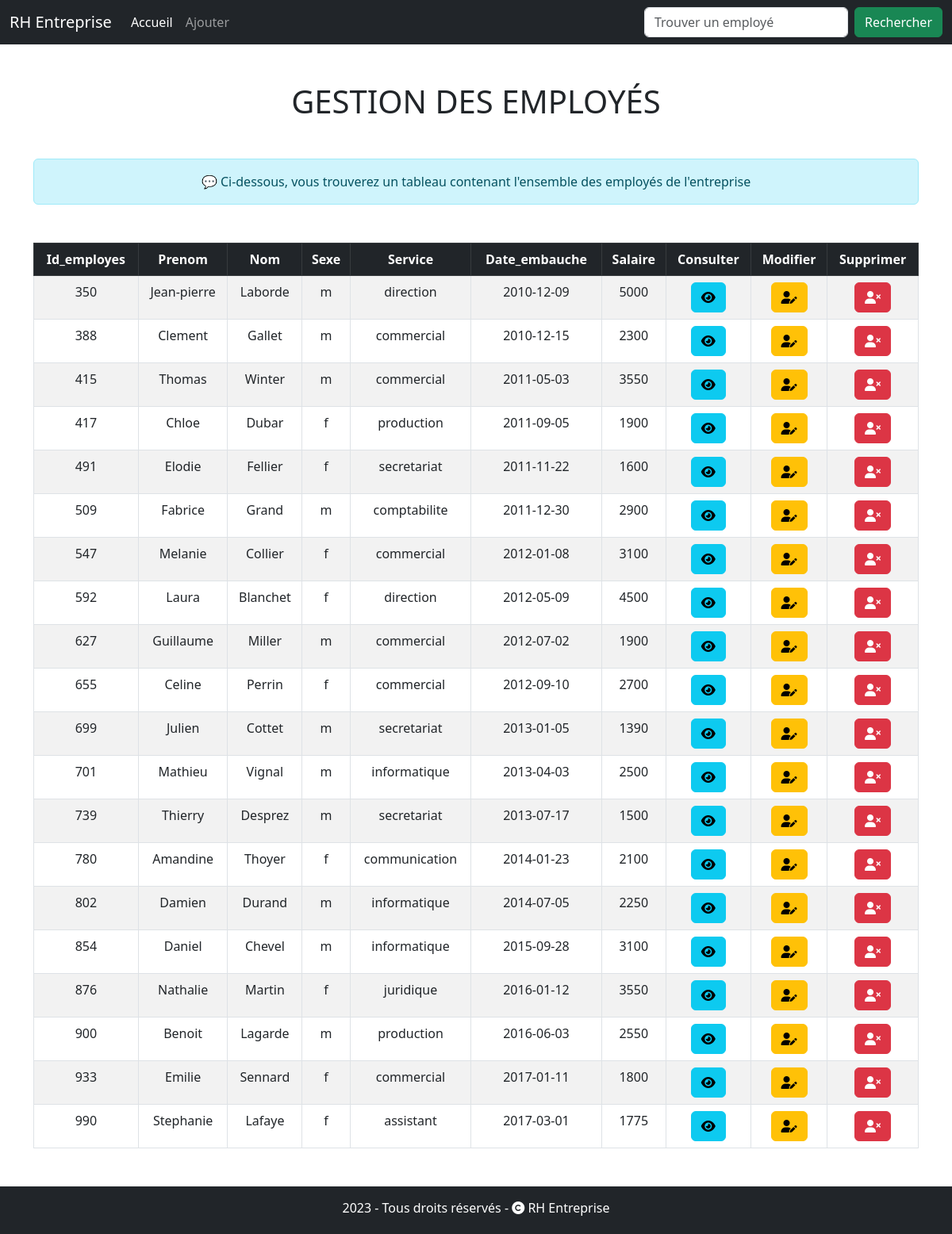
The page / on the database its author committed.
### tables this page shows
CREATE TABLE employes (
  id_employes INT NOT NULL AUTO_INCREMENT,
  prenom VARCHAR(20) NOT NULL,
  nom VARCHAR(20) NOT NULL,
  sexe ENUM('m','f') NOT NULL,
  service VARCHAR(30) NOT NULL,
  date_embauche DATE NOT NULL,
  salaire INT NOT NULL,
  PRIMARY KEY (id_employes)
);

### controller/Controller.php (called while the page is built, shortened)
<?php
class Controller {
    private $dbEntityRepository;
    public function __construct() {
        $this->dbEntityRepository = new \model\EntityRepository;
    }
    public function handleRequest() {
        $op = isset($_GET['op']) ? $_GET['op'] : 'list';
        try {
            if($op === 'add' || $op === 'update')
                $this->save($op);
            elseif($op === 'select')
                $this->select();
            elseif($op === 'delete')
                $this->delete();
            elseif($op === 'search')
                $this->search();
            elseif($op === 'list')
                $this->selectAll();
            else
                throw new Exception("La page n'a pas été trouvé :(", 404);
        } catch (\Exception $e) {
            echo '<div style="width: 400px; padding: 15px; background: #CCE5FF; border-radius: 5px; margin: 0 auto; color: white; text-align: center;">';
            echo "🛑" . $e->getCode() . " " . $e->getMessage();
            echo '</div>';
        }
    }
    public function render($layout, $template, $parameters = []) {
        extract($parameters);
        require_once "views/$template";
        $content = ob_get_clean();
        require_once "views/$layout";
        return ob_end_flush();
    }
    public function selectAll($alert = "") {
        $this->render("layout.php", "affichage_employes.php", [
            "title" => "GESTION DES EMPLOYÉS",
            "data" => $this->dbEntityRepository->selectAllEntityRepo(),
            "fields" => $this->dbEntityRepository->getFields(),
            "id" => "id_" . $this->dbEntityRepository->table,
            "message" => "Ci-dessous, vous trouverez un tableau contenant l'ensemble des employés de l'entreprise",
            "alert" => $alert
        ]);
    }
}

### index.php (called while the page is built, shortened)
<?php
$controller = new controller\Controller;
$controller->handleRequest();
?>

### model/EntityRepository.php (called while the page is built, shortened)
<?php
class EntityRepository {
    private $db;
    public $table;
    public function getDb() {
        if(!$this->db) {
            try {
                $xml = simplexml_load_file("app/config.xml");
                $this->table = $xml->table;
                try {
                    $this->db = new \PDO("mysql:host=" . $xml->host . ";dbname=" . $xml->db, $xml->user, $xml->password, [\PDO::ATTR_ERRMODE => \PDO::ERRMODE_EXCEPTION]);
                } catch (\PDOException $e) {
                    echo "<div style='width: 400px; padding: 15px; background: #CCE5FF; border-radius: 5px; margin: 0 auto; color: white; text-align: center;'>";
                    echo "🔴 Une erreur s'est produite : " . $e->getMessage();
                    echo "</div>";
                }
            } catch (\Exception $e) {
                echo "<div style='width: 400px; padding: 15px; background: #CCE5FF; border-radius: 5px; margin: 0 auto; color: white; text-align: center;'>";
                echo "🔴 Une erreur s'est produite : " . $e->getMessage();
                echo "</div>";
            }
        }
        return $this->db;
    }
    public function selectAllEntityRepo() {
        $data = $this->getDb()->query("SELECT * FROM " . $this->table);
        $r = $data->fetchAll(\PDO::FETCH_ASSOC);
        return $r;
    }
    public function getFields() {
        $data = $this->getDb()->query("DESC " . $this->table);
        $r = $data->fetchAll(\PDO::FETCH_ASSOC);
        return array_slice($r, 1);
    }
}
?>

### views/affichage_employes.php (the view)
<table class="table table-bordered table-striped table-hover text-center tableau">
    <thead class="table-dark">
        <tr>
            <th>
                <?php echo ucfirst($id) ?>
                <?php foreach($fields as $value) : ?>
                    <th><?php echo ucfirst($value["Field"]) ?></th>
                <?php endforeach; ?>
            </th>
            <th>Consulter</th>
            <th>Modifier</th>
            <th>Supprimer</th>
        </tr>
    </thead>
    <tbody>
        <?php foreach ($data as $dataEmploye) : ?>
            <tr>
                <td><?php echo implode(("</td><td>"), $dataEmploye) ?></td>
                <td><a href="?op=select&id=<?php echo $dataEmploye[$id] ?>" class="btn btn-info"><i class="fa-sharp fa-solid fa-eye"></i></a></td>
                <td><a href="?op=update&id=<?php echo $dataEmploye[$id] ?>" class="btn btn-warning"><i class="fa-sharp fa-solid fa-user-pen"></i></a></td>
                <td><a href="?op=delete&id=<?php echo $dataEmploye[$id] ?>" class="btn btn-danger" onclick="return(confirm('💬 Vous êtes sur le point de supprimer définitivement cet employé. Voulez-vous continuer ?'))"><i class="fa-sharp fa-solid fa-user-xmark"></i></a></td>
            </tr>
        <?php endforeach; ?>
    </tbody>
</table>

### views/layout.php (shortened to what this page needs)
<!DOCTYPE html>
<html lang="en">
<head>
    <link rel="stylesheet" href="https://cdnjs.cloudflare.com/ajax/libs/font-awesome/6.4.0/css/all.min.css" />
    <link href="https://cdn.jsdelivr.net/npm/bootstrap@5.3.0/dist/css/bootstrap.min.css" rel="stylesheet"
>
</head>
<body>
    <nav class="navbar navbar-expand-lg navbar-dark bg-dark">
        <div class="container-fluid">
            <a class="navbar-brand" href="index.php">RH Entreprise</a>
            <div class="collapse navbar-collapse" id="navbarSupportedContent">
                <ul class="navbar-nav me-auto mb-2 mb-lg-0">
                    <li class="nav-item">
                        <a class="nav-link active" aria-current="page" href="index.php">Accueil</a>
                    </li>
                    <li class="nav-item">
                        <a class="nav-link" href="?op=add">Ajouter</a>
                    </li>
                </ul>
                <form class="d-flex" role="search" method="GET">
                    <input class="form-control me-2" type="search" name="name" placeholder="Trouver un employé" aria-label="Search">
                    <button class="btn btn-success" type="submit">Rechercher</button>
                </form>
            </div>
        </div>
    </nav>
    <h1 class="text-center my-5"><?php echo $title; ?></h1>
    <div class="container">
        <div class="alert alert-info text-center">
            💬 <?php echo $message ?>
        </div>
    </div>
    <div class="container my-5" style="min-height: 79vh;">
        <?php echo $content ?>
    </div>
    <footer class="container-fluid navbar-dark bg-dark text-center" style="min-height: 60px; color: white">
        <p style="padding: 15px;"><?= date('Y') ?> - Tous droits réservés - <i class="fa-solid fa-copyright"></i> RH Entreprise</p>
    </footer>
</body>
</html>

### rows shown on the page
employes: dataEmploye "350 Jean-pierre Laborde m direction 2010-12-09 5000"
employes: dataEmploye "388 Clement Gallet m commercial 2010-12-15 2300"
employes: dataEmploye "415 Thomas Winter m commercial 2011-05-03 3550"
employes: dataEmploye "417 Chloe Dubar f production 2011-09-05 1900"
employes: dataEmploye "491 Elodie Fellier f secretariat 2011-11-22 1600"
employes: dataEmploye "509 Fabrice Grand m comptabilite 2011-12-30 2900"
employes: dataEmploye "547 Melanie Collier f commercial 2012-01-08 3100"
employes: dataEmploye "592 Laura Blanchet f direction 2012-05-09 4500"
employes: dataEmploye "627 Guillaume Miller m commercial 2012-07-02 1900"
employes: dataEmploye "655 Celine Perrin f commercial 2012-09-10 2700"
employes: dataEmploye "699 Julien Cottet m secretariat 2013-01-05 1390"
employes: dataEmploye "701 Mathieu Vignal m informatique 2013-04-03 2500"
employes: dataEmploye "739 Thierry Desprez m secretariat 2013-07-17 1500"
employes: dataEmploye "780 Amandine Thoyer f communication 2014-01-23 2100"
employes: dataEmploye "802 Damien Durand m informatique 2014-07-05 2250"
employes: dataEmploye "854 Daniel Chevel m informatique 2015-09-28 3100"
employes: dataEmploye "876 Nathalie Martin f juridique 2016-01-12 3550"
employes: dataEmploye "900 Benoit Lagarde m production 2016-06-03 2550"
employes: dataEmploye "933 Emilie Sennard f commercial 2017-01-11 1800"
employes: dataEmploye "990 Stephanie Lafaye f assistant 2017-03-01 1775"

### other values the page prints
$title "GESTION DES EMPLOYÉS"
$message "Ci-dessous, vous trouverez un tableau contenant l'ensemble des employés de l'entreprise"
$id "Id_employes"
$value["Field"] "Prenom"
$value["Field"] "Nom"
$value["Field"] "Sexe"
$value["Field"] "Service"
$value["Field"] "Date_embauche"
$value["Field"] "Salaire"
